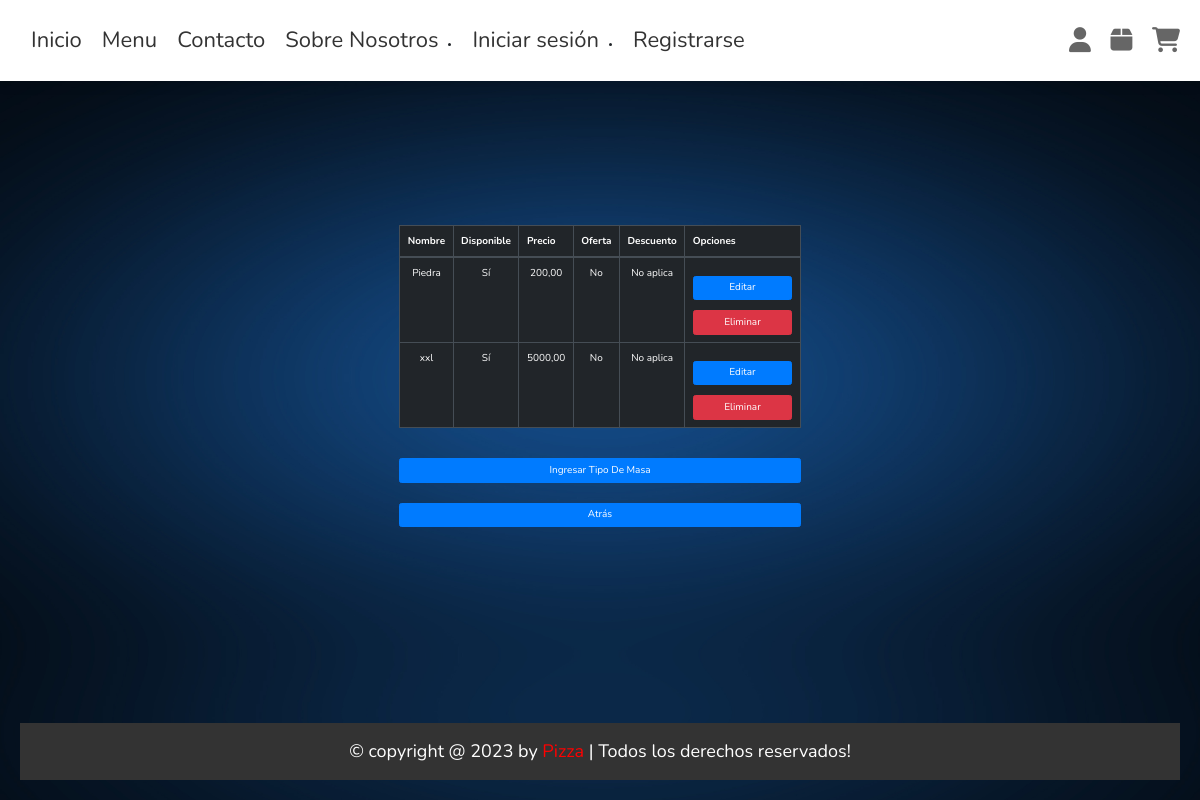
The app's page /sitio1/masa with its own data.
### sitio1/models.py (models this page shows, shortened)
class TipoMasa(models.Model):                                                                                           #REALIZADO
    nombre = models.CharField(max_length=50, unique=True)
    disponible = models.BooleanField(default=True)
    precio = models.DecimalField(max_digits=6, decimal_places=2, validators=[MinValueValidator(0)])
    oferta = models.BooleanField(default=False)
    descuento = models.DecimalField(max_digits=2, decimal_places=0, default=0, validators=[MinValueValidator(0)])
    imagen = models.ImageField(upload_to="masas", null=True, blank=True)

### sitio1/views.py (the view)
# urls.py: path('masa', views.lista_tiposMasa, name="masa"),
def lista_tiposMasa(request):
    listaMasa = TipoMasa.objects.all()
    return render(request, 'sitio1/DataModelApp/tipos_masa/ver_masa.html',{"datos":listaMasa})

### sitio1/templates/sitio1/DataModelApp/tipos_masa/ver_masa.html (shortened to what this page needs)
{% extends 'sitio1/base.html' %}
{% load static %}
{% block content %}
    {% if datos %}
        <table class="table table-bordered table-dark">
            <thead>
                <tr>
                    <th>Nombre</th>
                    <th>Disponible</th>
                    <th>Precio</th>
                    <th>Oferta</th>
                    <th>Descuento</th>
                    <th>Opciones</th>
                </tr>
            </thead>
            <tbody>
                {% for u in datos %}
                    <tr>
                        <td>{{ u.nombre }}</td>
                        <td>{% if u.disponible %}Sí{% else %}No{% endif %}</td>
                        <td>{{ u.precio }}</td>
                        <td>{% if u.oferta %}Sí{% else %}No{% endif %}</td>
                        {% if u.oferta %}
                            <td>{{ u.descuento }}%</td>
                        {% else %}
                            <td>No aplica</td>
                        {% endif %}
                        <td>
                            <a href="{% url 'editar_masa' u.id %}" class="btn btn-primary">Editar</a>
                            <form action="{% url 'eliminar_masa' u.id %}" method="post" class="d-inline">
                                <button type="submit" class="btn btn-danger" onclick="return confirm('¿Estás seguro que deseas eliminar este Dato?')">Eliminar</button>
                            </form>
                        </td>
                    </tr>
                {% endfor %}
            </tbody>
        </table>
    {% endif %}
    <a href="{% url 'ingresar_masa' %}" class="btn btn-primary btn-add">Ingresar Tipo de Masa</a>
    <a href="{% url 'vista_administrador' %}" class="btn btn-primary btn-back">Atrás</a>
{% endblock %}

### sitio1/static/sitio1/css/style.css (style rules this page uses)
:root { --red:#e74c3c; --black:#333; --white:#fff; --light-bg:#f5f5f5; --light-color:#666; --border:.1rem solid var(--light-color); --box-shadow:0 .5rem 1rem rgba(0,0,0,.1); }
* { font-family: 'Nunito', sans-serif; margin:0; padding:0; box-sizing: border-box; outline: none; border:none; text-decoration: none; transition: .2s linear; }
html { font-size: 62.5%; overflow-x: hidden; scroll-behavior: smooth; scroll-padding-top: 7.5rem; }
body { background: var(--light-bg); overflow-x: hidden; }
.btn { display: block; width: 100%; margin-top: 1rem; border-radius: .5rem; padding:1rem 3rem; font-size: 2rem; color:var(--white); background-color: var(--red); cursor: pointer; text-transform: capitalize; text-align: center; }

### sitio1/templates/sitio1/base.html (style rules this page uses)
body { margin-bottom: 80px; margin:0 }

### records on screen
TipoMasa: nombre "Piedra", disponible "Sí", precio "200,00", oferta "No"
TipoMasa: nombre "xxl", disponible "Sí", precio "5000,00", oferta "No"
